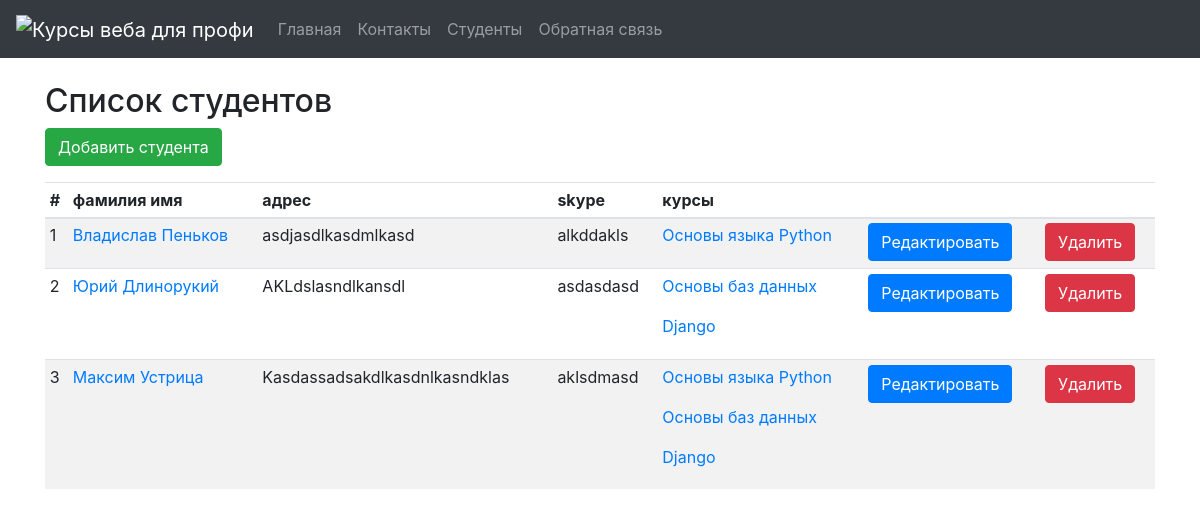
The page /students/ on the database its author committed.
### students/models.py (models this page shows, shortened)
class Student(models.Model):
    name = models.CharField(max_length=20)
    surname = models.CharField(max_length=20)
    date_of_birth = models.DateField()
    email = models.EmailField()
    phone = models.CharField(max_length=12)
    address = models.CharField(max_length=70)
    skype = models.CharField(max_length=30)
    courses = models.ManyToManyField(Course)

### courses/models.py (models this page shows, shortened)
class Course(models.Model):
    name = models.CharField(max_length=40)
    short_description = models.CharField(max_length=100)
    description = models.TextField()
    coach = models.ForeignKey(Coach, on_delete=models.CASCADE, related_name='coach_courses',
                              related_query_name='coach_course', blank=True, null=True)
    assistant = models.ForeignKey(Coach, on_delete=models.CASCADE, related_name='assistant_courses',
                              related_query_name='assistant_course', blank=True, null=True)

### students/views.py (the view)
# urls.py: path('', views.StudentListView.as_view(), name='list'),
class StudentListView(generic.ListView):
    template_name = 'students/list.html'
    model = Student
    context_object_name = 'student_list'
    def get_queryset(self):
        try:
            course_id = int(self.request.GET.get('course_id'))
            course = Course.objects.get(pk=course_id)
            return Student.objects.filter(courses=course)
        except Exception:
            return Student.objects.all()

### templates/students/list.html (shortened to what this page needs)
{% extends "base.html" %}
{% block body %}
    <div class="container">
        <h2>Список студентов</h2>
        <p><a class="btn btn-success" href="{% url 'students:create' %}" role="button">Добавить студента</a></p>
        <div class="table-responsive">
            <table class="table table-striped table-sm">
                <thead>
                    <tr>
                      <th>#</th>
                      <th>фамилия имя</th>
                      <th>адрес</th>
                      <th>skype</th>
                      <th>курсы</th>
                      <th></th>
                      <th></th>
                    </tr>
                </thead>
                <tbody>
                    {% for student in student_list %}
                        <tr>
                            <td>{{ student.id }}</td>
                            <td><a href="{{ student.id }}/">{{ student.name }} {{ student.surname }}</a></td>
                            <td>{{ student.address }}</td>
                            <td>{{ student.skype }}</td>
                            <td>
                                {% for course in student.courses.all %}
                                    <p><a href="{% url 'students:list' %}?course_id={{ course.id }}">{{  course.name  }}</a></p>
                                {% endfor %}
                            </td>
                            <td><a class="btn btn-primary" href="{% url 'students:edit' student.id %}" role="button">
                                Редактировать</a></td>
                            <td><a class="btn btn-danger" href="{% url 'students:delete' student.id %}" role="button">
                                Удалить</a></td>
                        </tr>
                    {% endfor %}
                </tbody>
            </table>
        </div>
    </div>
{% endblock body %}

### rows shown on the page
Student: id "1", name "Владислав", surname "Пеньков", address "asdjasdlkasdmlkasd", skype "alkddakls"
Course: name "Основы языка Python"
Student: id "2", name "Юрий", surname "Длинорукий", address "AKLdslasndlkansdl", skype "asdasdasd"
Course: name "Основы баз данных"
Course: name "Django"
Student: id "3", name "Максим", surname "Устрица", address "Kasdassadsakdlkasdnlkasndklas", skype "aklsdmasd"
